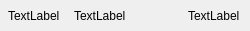
<?xml version="1.0" encoding="UTF-8"?>
<ui version="4.0">
 <class>WarningLabel</class>
 <widget class="QWidget" name="WarningLabel">
  <property name="geometry">
   <rect>
    <x>0</x>
    <y>0</y>
    <width>250</width>
    <height>31</height>
   </rect>
  </property>
  <property name="sizePolicy">
   <sizepolicy hsizetype="Preferred" vsizetype="Fixed">
    <horstretch>0</horstretch>
    <verstretch>0</verstretch>
   </sizepolicy>
  </property>
  <property name="minimumSize">
   <size>
    <width>0</width>
    <height>0</height>
   </size>
  </property>
  <property name="windowTitle">
   <string>Form</string>
  </property>
  <layout class="QHBoxLayout" name="horizontalLayout">
   <property name="leftMargin">
    <number>0</number>
   </property>
   <property name="topMargin">
    <number>0</number>
   </property>
   <property name="rightMargin">
    <number>0</number>
   </property>
   <property name="bottomMargin">
    <number>0</number>
   </property>
   <item>
    <widget class="QLabel" name="title_lbl">
     <property name="sizePolicy">
      <sizepolicy hsizetype="Maximum" vsizetype="Preferred">
       <horstretch>0</horstretch>
       <verstretch>0</verstretch>
      </sizepolicy>
     </property>
     <property name="text">
      <string>TextLabel</string>
     </property>
    </widget>
   </item>
   <item>
    <widget class="QLabel" name="value_lbl">
     <property name="sizePolicy">
      <sizepolicy hsizetype="Fixed" vsizetype="Preferred">
       <horstretch>0</horstretch>
       <verstretch>0</verstretch>
      </sizepolicy>
     </property>
     <property name="minimumSize">
      <size>
       <width>100</width>
       <height>0</height>
      </size>
     </property>
     <property name="text">
      <string>TextLabel</string>
     </property>
    </widget>
   </item>
   <item>
    <widget class="QLabel" name="icon_lbl">
     <property name="sizePolicy">
      <sizepolicy hsizetype="Fixed" vsizetype="Preferred">
       <horstretch>0</horstretch>
       <verstretch>0</verstretch>
      </sizepolicy>
     </property>
     <property name="minimumSize">
      <size>
       <width>31</width>
       <height>0</height>
      </size>
     </property>
     <property name="text">
      <string>TextLabel</string>
     </property>
    </widget>
   </item>
  </layout>
 </widget>
 <resources/>
 <connections/>
</ui>
